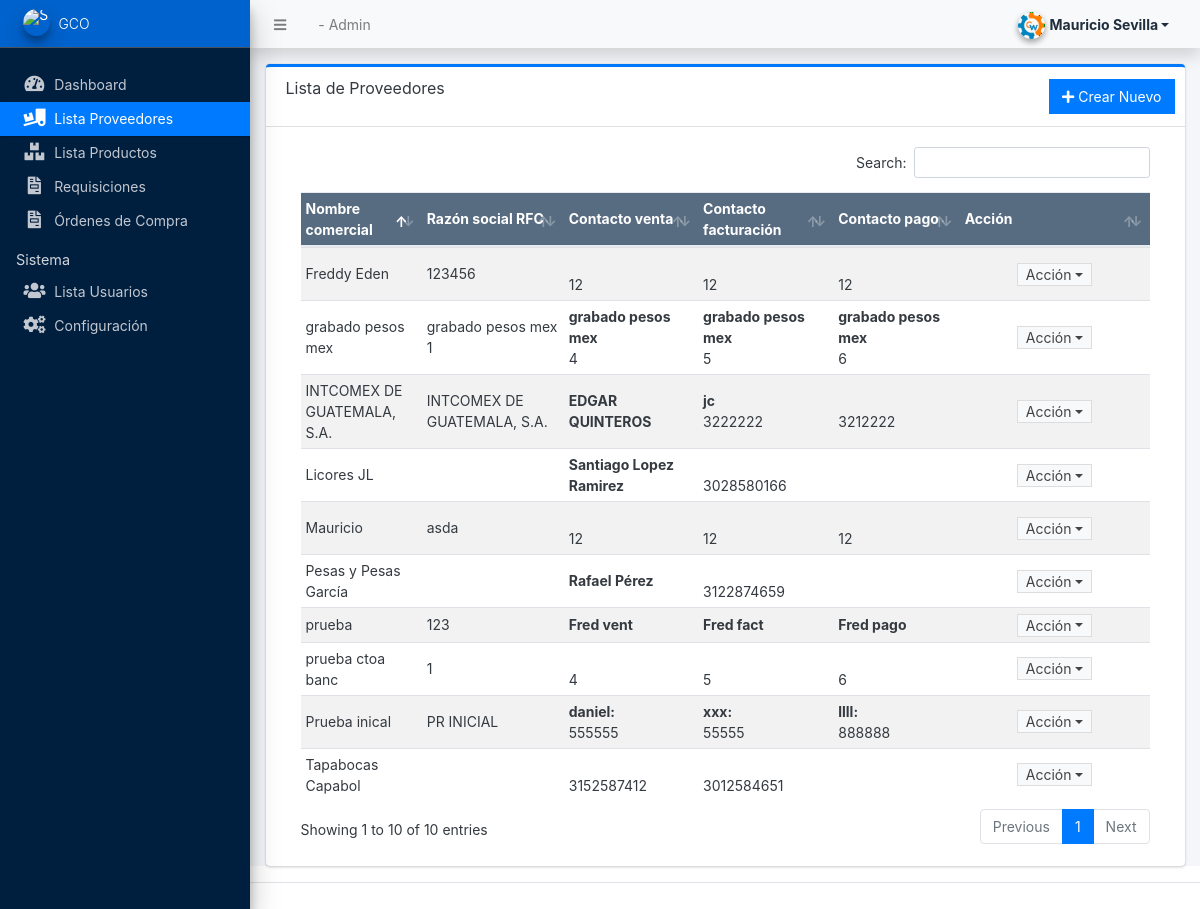
Page /admin/?page=suppliers (signed in) on the committed database.
### tables this page shows
CREATE TABLE `supplier_list` (
  `id` int(11) NOT NULL,
  `name` varchar(250) NOT NULL,
  `business_name` varchar(100) NOT NULL,
  `postal_code_id` int(11) NOT NULL,
  `suburb` varchar(100) NOT NULL,
  `town_hall` varchar(255) NOT NULL,
  `contact_sold` varchar(50) NOT NULL,
  `contact_invoice` varchar(50) NOT NULL,
  `contact_pay` varchar(50) NOT NULL,
  `discount` int(11) NOT NULL,
  `type_person` varchar(50) NOT NULL,
  `credit` int(11) NOT NULL,
  `email` varchar(150) NOT NULL,
  `date_created` datetime NOT NULL DEFAULT current_timestamp(),
  `dias_c` int(11) NOT NULL,
  `type_mon` varchar(50) NOT NULL,
  `way_pay` varchar(255) NOT NULL,
  `client_invoice` varchar(255) NOT NULL,
  `client_name` varchar(255) NOT NULL,
  `bank` varchar(255) NOT NULL,
  `client_key` varchar(255) NOT NULL,
  `client_account_num` varchar(255) NOT NULL,
  `client_card_num` varchar(255) NOT NULL,
  `branch_office` varchar(255) NOT NULL,
  `contact_client` varchar(255) NOT NULL,
  `email_client` varchar(255) NOT NULL
);

### admin/suppliers/index.php (the view, shortened to what this page needs)
<div class="card card-outline card-primary">
    <div class="card-header">
        <h3 class="card-title">Lista de Proveedores</h3>
        <div class="card-tools">
            <a href="javascript:void(0)" id="create_new" class="btn btn-flat btn-primary"><span class="fas fa-plus"></span>  Crear Nuevo</a>
        </div>
    </div>
    <div class="card-body">
        <div class="container-fluid">
            <div class="container-fluid">
                <table class="table table-hover table-striped">
                    <colgroup>
                        <col width="5%">
                        <col width="10%">
                        <col width="10%">
                        <col width="10%">
                        <col width="10%">
                        <col width="15%">
                    </colgroup>
                    <thead>
                        <tr class="bg-navy disabled">
                            <th>Nombre comercial</th>
                            <th>Razón social RFC</th>
                            <th>Contacto venta</th>
                            <th>Contacto facturación</th>
                            <th>Contacto pago</th>
                            <th>Acción</th>
                        </tr>
                    </thead>
                    <tbody>
                        <?php
                        $qry = $conn->query("SELECT supplier_list.*,postal_codes.postal_code from `supplier_list` left join `postal_codes` on `postal_code_id` = postal_codes.id order by (`name`) asc ");
                        while ($row = $qry->fetch_assoc()):
                            ?>
                            <tr>
                                <td><?php echo $row['name'] ?></td>
                                <td><?php echo $row['business_name'] ?></td>
                                <td>
                                    <?php
                                        $text = $row['contact_sold'];
                                        preg_match("/\d+/", $text, $numbers);
                                        $numSold = isset($numbers[0]) ? $numbers[0] : '';
                                        $nameSold = trim(str_replace($numSold, '', $text));
                                        echo "<b>$nameSold</b>" . '<br>' . $numSold;
                                    ?>
                                </td>
                                <td>
                                    <?php
                                        $text =  $row['contact_invoice'];
                                        preg_match("/\d+/", $text, $numbers);
                                        $numInv = isset($numbers[0]) ? $numbers[0] : '';
                                        $nameInv = trim(str_replace($numInv, '', $text));
                                        echo "<b>$nameInv</b>" . '<br>' . $numInv;
                                    ?>
                                </td>
                                <td>
                                    <?php
                                         $text =  $row['contact_pay'];
                                        preg_match("/\d+/", $text, $numbers);
                                        $numPay = isset($numbers[0]) ? $numbers[0] : '';
                                        $namePay = trim(str_replace($numPay, '', $text));
                                        echo "<b>$namePay</b>" . '<br>' . $numPay;
                                    ?>
                                </td>
                                <td align="center">
                                    <button type="button" class="btn btn-flat btn-default btn-sm dropdown-toggle dropdown-icon py-0" data-toggle="dropdown">
                                        Acción
                                    </button>
                                </td>
                            </tr>
                        <?php endwhile; ?>
                    </tbody>
                </table>
            </div>
        </div>
    </div>
</div>

### rows in the picture
supplier_list: name "Freddy Eden", business_name "123456", numSold "12", numInv "12", numPay "12"
supplier_list: name "grabado pesos mex", business_name "grabado pesos mex 1", contact_sold "grabado pesos mex", numSold "4", contact_invoice "grabado pesos mex", numInv "5", contact_pay "grabado pesos mex", numPay "6"
supplier_list: name "INTCOMEX DE GUATEMALA, S.A.", business_name "INTCOMEX DE GUATEMALA, S.A.", contact_sold "EDGAR QUINTEROS", contact_invoice "jc", numInv "3222222", numPay "3212222"
supplier_list: name "Licores JL", contact_sold "Santiago Lopez Ramirez", numInv "3028580166"
supplier_list: name "Mauricio", business_name "asda", numSold "12", numInv "12", numPay "12"
supplier_list: name "Pesas y Pesas García", contact_sold "Rafael Pérez", numInv "3122874659"
supplier_list: name "prueba", business_name "123", contact_sold "Fred vent", contact_invoice "Fred fact", contact_pay "Fred pago"
supplier_list: name "prueba ctoa banc", business_name "1", numSold "4", numInv "5", numPay "6"
supplier_list: name "Prueba inical", business_name "PR INICIAL", contact_sold "daniel:", numSold "555555", contact_invoice "xxx:", numInv "55555", contact_pay "llll:", numPay "888888"
supplier_list: name "Tapabocas Capabol", numSold "3152587412", numInv "3012584651"

### other values in the picture
$_settings->userdata('firstname').' '.$_settings->userdata('lastname') "Mauricio Sevilla"
$_settings->info('short_name') "GCO"
